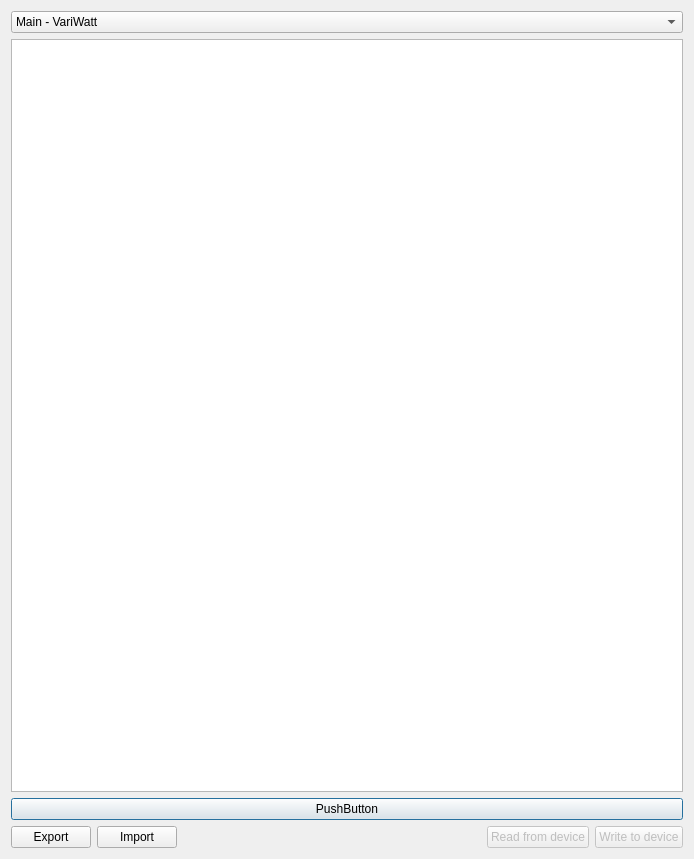
<?xml version="1.0" encoding="UTF-8"?>
<ui version="4.0">
 <class>ThemeDialog</class>
 <widget class="QDialog" name="ThemeDialog">
  <property name="geometry">
   <rect>
    <x>0</x>
    <y>0</y>
    <width>694</width>
    <height>859</height>
   </rect>
  </property>
  <property name="windowTitle">
   <string>Theme</string>
  </property>
  <layout class="QVBoxLayout" name="verticalLayout_2">
   <item>
    <layout class="QHBoxLayout" name="renderLayout" stretch="0">
     <item>
      <layout class="QVBoxLayout" name="verticalLayout">
       <item>
        <widget class="QComboBox" name="pageCombo">
         <item>
          <property name="text">
           <string>Main - VariWatt</string>
          </property>
         </item>
         <item>
          <property name="text">
           <string>Main - Temp. Control</string>
          </property>
         </item>
         <item>
          <property name="text">
           <string>Main - Power Bank</string>
          </property>
         </item>
         <item>
          <property name="text">
           <string>Main - Misc.</string>
          </property>
         </item>
         <item>
          <property name="text">
           <string>Menu</string>
          </property>
         </item>
         <item>
          <property name="text">
           <string>Info, Dialogs</string>
          </property>
         </item>
         <item>
          <property name="text">
           <string>Charge</string>
          </property>
         </item>
         <item>
          <property name="text">
           <string>Screensaver</string>
          </property>
         </item>
        </widget>
       </item>
       <item>
        <widget class="QListView" name="lv">
         <property name="editTriggers">
          <set>QAbstractItemView::NoEditTriggers</set>
         </property>
         <property name="showDropIndicator" stdset="0">
          <bool>false</bool>
         </property>
        </widget>
       </item>
       <item>
        <widget class="QPushButton" name="colorBtn">
         <property name="text">
          <string>PushButton</string>
         </property>
        </widget>
       </item>
      </layout>
     </item>
    </layout>
   </item>
   <item>
    <layout class="QHBoxLayout" name="btnLayout">
     <item>
      <widget class="QPushButton" name="exportBtn">
       <property name="text">
        <string>Export</string>
       </property>
      </widget>
     </item>
     <item>
      <widget class="QPushButton" name="importBtn">
       <property name="text">
        <string>Import</string>
       </property>
      </widget>
     </item>
     <item>
      <spacer name="horizontalSpacer">
       <property name="orientation">
        <enum>Qt::Horizontal</enum>
       </property>
       <property name="sizeHint" stdset="0">
        <size>
         <width>40</width>
         <height>20</height>
        </size>
       </property>
      </spacer>
     </item>
     <item>
      <widget class="QLabel" name="statusLabel">
       <property name="text">
        <string/>
       </property>
      </widget>
     </item>
     <item>
      <spacer name="horizontalSpacer_2">
       <property name="orientation">
        <enum>Qt::Horizontal</enum>
       </property>
       <property name="sizeHint" stdset="0">
        <size>
         <width>40</width>
         <height>20</height>
        </size>
       </property>
      </spacer>
     </item>
     <item>
      <widget class="QPushButton" name="readBtn">
       <property name="enabled">
        <bool>false</bool>
       </property>
       <property name="text">
        <string>Read from device</string>
       </property>
      </widget>
     </item>
     <item>
      <widget class="QPushButton" name="writeBtn">
       <property name="enabled">
        <bool>false</bool>
       </property>
       <property name="text">
        <string>Write to device</string>
       </property>
      </widget>
     </item>
    </layout>
   </item>
  </layout>
 </widget>
 <resources/>
 <connections/>
</ui>
